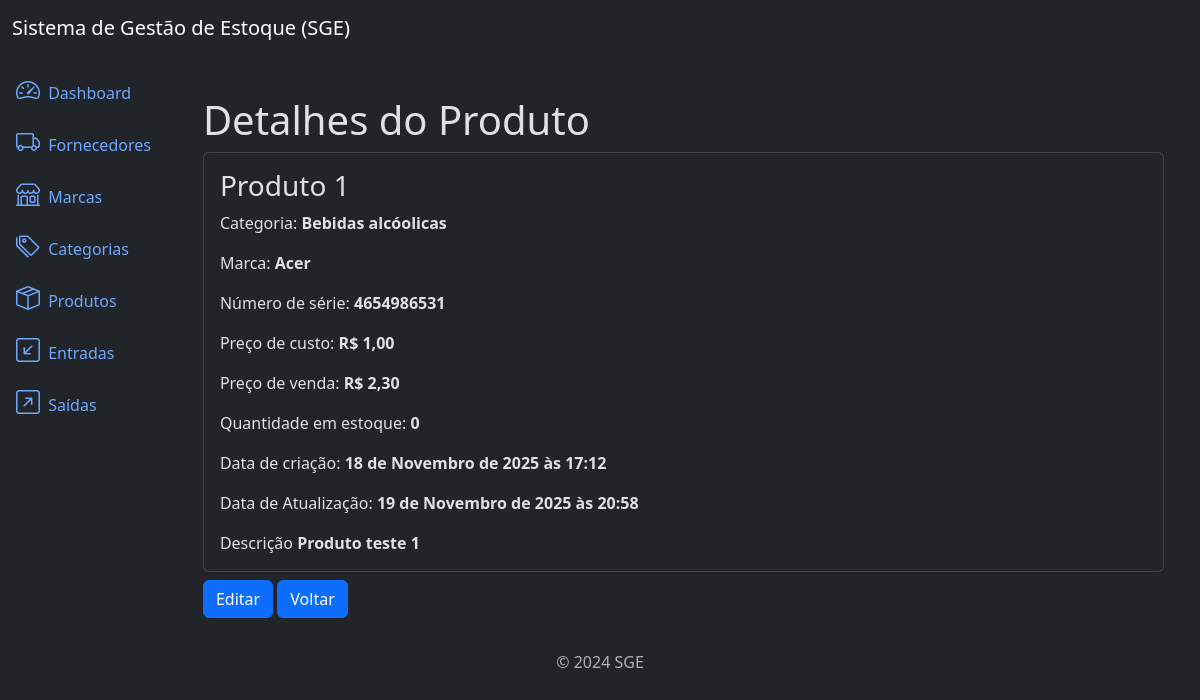
Before: /products/4/detail/ with the older database file.
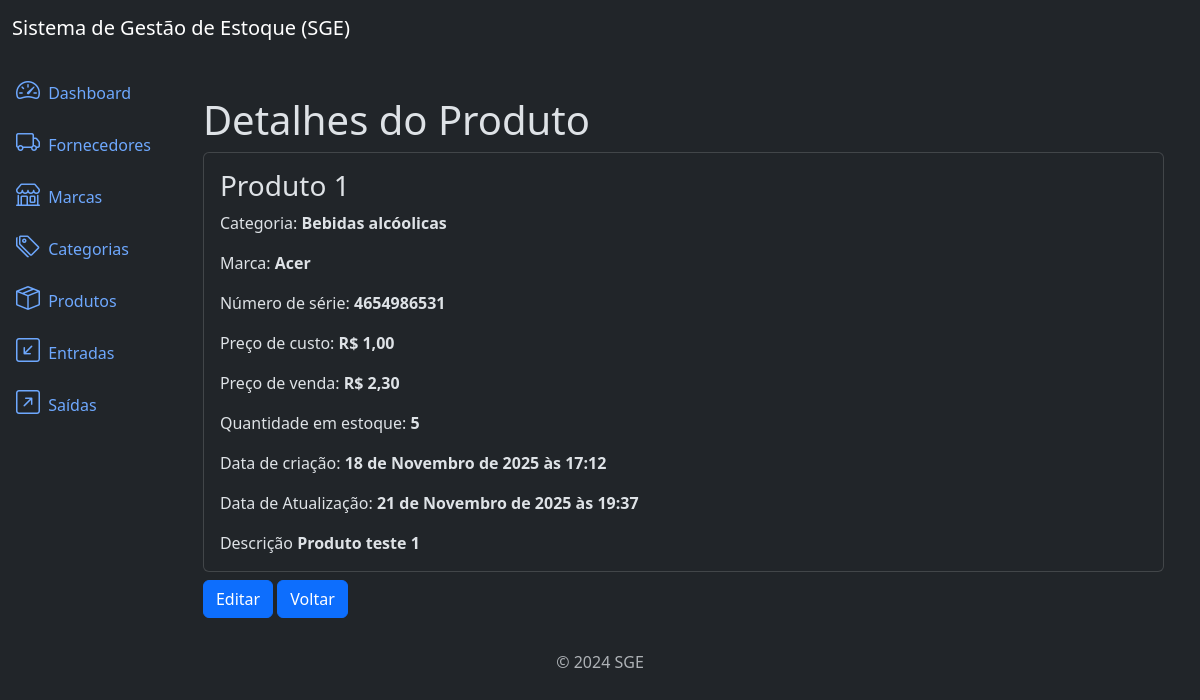
After: the same page with the newer database file.
### products/models.py (models this page shows, shortened)
class Product(models.Model):
    title = models.CharField(max_length=400)
    category = models.ForeignKey(Category, on_delete=models.PROTECT,
                related_name='products')
    brand = models.ForeignKey(Brand, on_delete=models.PROTECT,
            related_name='products')
    description = models.TextField(max_length=10000, blank=True, null=True)
    serie_number = models.CharField(max_length=200, null=True, blank=True)
    cost_price = models.DecimalField(max_digits=20, decimal_places=2)
    selling_price = models.DecimalField(max_digits=20, decimal_places=2)
    quantity = models.IntegerField(default=0)
    created_at = models.DateTimeField(auto_now_add=True)
    updated_at = models.DateTimeField(auto_now=True)
    class Meta:
        ordering = ['title']

### category/models.py (models this page shows)
class Category(models.Model):
    name = models.CharField(max_length=300)
    description = models.TextField(null=True, blank=True)
    created_at = models.DateTimeField(auto_now_add=True)
    updated_at = models.DateTimeField(auto_now=True)
    class Meta:
        ordering = ['name']
    def __str__(self):
        return self.name

### brands/models.py (models this page shows)
class Brand(models.Model):
    name = models.CharField(max_length=300)
    description = models.TextField(null=True, blank=True)
    created_at = models.DateTimeField(auto_now_add=True)
    updated_at = models.DateTimeField(auto_now=True)
    class Meta:
        ordering = ['name']
    def __str__(self):
        return self.name

### products/views.py (the view)
# urls.py: path('products/<int:pk>/detail/', views.ProductDetail.as_view(), \
class ProductDetail(DetailView):
    model = models.Product
    template_name = 'product_details.html'
    context_object_name = 'product'

### products/templates/product_details.html
{% extends "base.html" %}
{% block content %}
<div class='container mt-4'>
    <h3 class='display-6'>Detalhes do Produto</h3>
    <div class='card'>
        <div class='card-body'>
            <h3 class='card-title'>{{ object.title}}</h3>
            <p class='card-text'>
                Categoria: <strong>{{ object.category}}</strong>
            </p>
            <p class='card-text'>
                Marca: <strong>{{ object.brand}}</strong>
            </p>
            <p class='card-text'>
                Número de série: <strong>{{ object.serie_number}}</strong>
            </p>
            <p class='card-text'>
                Preço de custo: <strong>R$ {{ object.cost_price}}</strong>
            </p>
            <p class='card-text'>
                Preço de venda: <strong>R$ {{ object.selling_price}}</strong>
            </p>
            <p class='card-text'>
                Quantidade em estoque: <strong>{{ object.quantity}}</strong>
            </p>
            <p class='card-text'>
                Data de criação: <strong>{{ object.created_at}}</strong>
            </p>
            <p class='card-text'>
                Data de Atualização: <strong>{{ object.updated_at}}</strong>
            </p>
            <p class='card-text'>
                Descrição <strong>{{ object.description}}</strong>
            </p>
        </div>
    </div>
    <a href="{% url "product_update" product.pk %}" class='btn btn-primary mt-2'>
    Editar
    </a>
    <a href="{% url "product_list" %}" class='btn btn-primary mt-2'>
    Voltar
    </a>
</div>
{% endblock content %}

Changed rows visible on the page:
changed Product "Produto 1": quantity "0" → "5"; updated_at "19 de Novembro de 2025 às 20:58" → "21 de Novembro de 2025 às 19:37"
